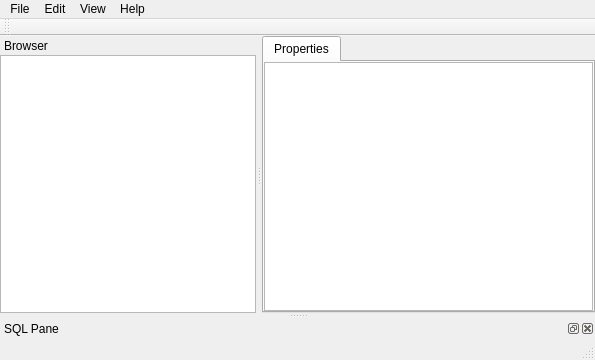
<?xml version="1.0" encoding="UTF-8"?>
<ui version="4.0">
 <class>MainWindow</class>
 <widget class="QMainWindow" name="MainWindow">
  <property name="geometry">
   <rect>
    <x>0</x>
    <y>0</y>
    <width>595</width>
    <height>360</height>
   </rect>
  </property>
  <property name="sizePolicy">
   <sizepolicy hsizetype="Expanding" vsizetype="Expanding">
    <horstretch>0</horstretch>
    <verstretch>0</verstretch>
   </sizepolicy>
  </property>
  <property name="windowTitle">
   <string>myAdmin</string>
  </property>
  <widget class="QWidget" name="centralWidget">
   <layout class="QVBoxLayout" name="verticalLayout">
    <property name="leftMargin">
     <number>0</number>
    </property>
    <property name="topMargin">
     <number>0</number>
    </property>
    <property name="rightMargin">
     <number>0</number>
    </property>
    <property name="bottomMargin">
     <number>0</number>
    </property>
    <item>
     <widget class="QTabWidget" name="tabWidget">
      <property name="currentIndex">
       <number>0</number>
      </property>
      <widget class="QWidget" name="tab">
       <attribute name="title">
        <string>Properties</string>
       </attribute>
       <layout class="QVBoxLayout" name="verticalLayout_3">
        <property name="leftMargin">
         <number>0</number>
        </property>
        <property name="topMargin">
         <number>0</number>
        </property>
        <property name="rightMargin">
         <number>0</number>
        </property>
        <property name="bottomMargin">
         <number>0</number>
        </property>
        <item>
         <widget class="QListView" name="listView"/>
        </item>
       </layout>
      </widget>
     </widget>
    </item>
   </layout>
  </widget>
  <widget class="QMenuBar" name="menuBar">
   <property name="geometry">
    <rect>
     <x>0</x>
     <y>0</y>
     <width>595</width>
     <height>21</height>
    </rect>
   </property>
   <widget class="QMenu" name="menuFile">
    <property name="title">
     <string>File</string>
    </property>
    <addaction name="actionAdd_server"/>
    <addaction name="separator"/>
    <addaction name="actionOptions"/>
    <addaction name="separator"/>
    <addaction name="actionQuit"/>
   </widget>
   <widget class="QMenu" name="menuEdit">
    <property name="title">
     <string>Edit</string>
    </property>
   </widget>
   <widget class="QMenu" name="menuView">
    <property name="title">
     <string>View</string>
    </property>
   </widget>
   <widget class="QMenu" name="menuHelp">
    <property name="title">
     <string>Help</string>
    </property>
    <addaction name="actionAbout_Qt"/>
   </widget>
   <addaction name="menuFile"/>
   <addaction name="menuEdit"/>
   <addaction name="menuView"/>
   <addaction name="menuHelp"/>
  </widget>
  <widget class="QToolBar" name="mainToolBar">
   <attribute name="toolBarArea">
    <enum>TopToolBarArea</enum>
   </attribute>
   <attribute name="toolBarBreak">
    <bool>false</bool>
   </attribute>
  </widget>
  <widget class="QStatusBar" name="statusBar"/>
  <widget class="QDockWidget" name="browser">
   <property name="floating">
    <bool>false</bool>
   </property>
   <property name="features">
    <set>QDockWidget::DockWidgetMovable</set>
   </property>
   <property name="windowTitle">
    <string>Browser</string>
   </property>
   <attribute name="dockWidgetArea">
    <number>1</number>
   </attribute>
   <widget class="QWidget" name="browserContents">
    <layout class="QVBoxLayout" name="verticalLayout_2">
     <property name="leftMargin">
      <number>0</number>
     </property>
     <property name="topMargin">
      <number>0</number>
     </property>
     <property name="rightMargin">
      <number>0</number>
     </property>
     <property name="bottomMargin">
      <number>0</number>
     </property>
     <item>
      <widget class="QTreeView" name="browserView"/>
     </item>
    </layout>
   </widget>
  </widget>
  <widget class="QDockWidget" name="sqlPane">
   <property name="windowTitle">
    <string>SQL Pane</string>
   </property>
   <attribute name="dockWidgetArea">
    <number>8</number>
   </attribute>
   <widget class="QWidget" name="sqlPaneContents"/>
  </widget>
  <action name="actionAdd_server">
   <property name="text">
    <string>Add server...</string>
   </property>
  </action>
  <action name="actionOptions">
   <property name="text">
    <string>Options...</string>
   </property>
  </action>
  <action name="actionQuit">
   <property name="text">
    <string>Quit</string>
   </property>
  </action>
  <action name="actionAbout_Qt">
   <property name="text">
    <string>About Qt</string>
   </property>
  </action>
 </widget>
 <layoutdefault spacing="6" margin="11"/>
 <resources/>
 <connections/>
</ui>
